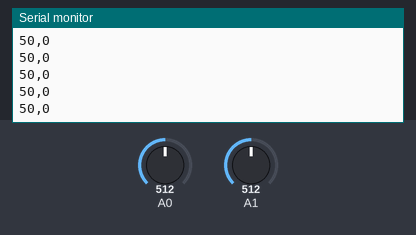
A sketch run on a simulated Arduino Uno, built with avr-gcc and run on an emulated ATmega328P. On the bench: the last lines printed to the serial monitor. The test bench sets the inputs (shaded band); at power-on: A0 = 512, A1 = 512.

Above: at 1.2 s.
1.3 s: A0 set to 1005
At 1.9 s:
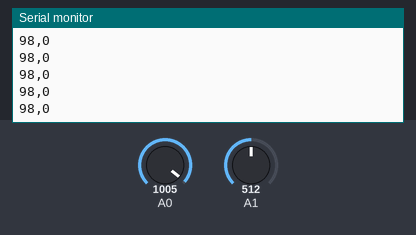
2.8 s: A0 set to 1023
At 3.9 s:
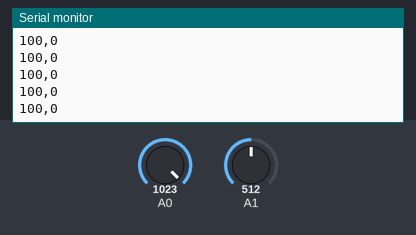
Timing chart, 0 to 5.8 s (numbered marks = the images above; inputs shaded):
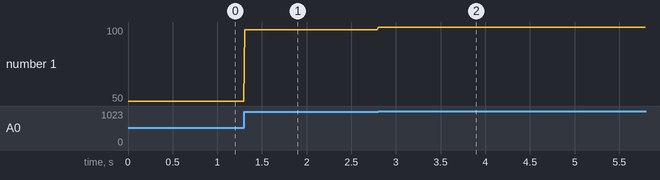

The sketch:

poten_midterm.ino
```cpp
void setup() {
  Serial.begin(9600);
}

void loop() {
  int sensor1 = analogRead(A0);
  sensor1 = sensor1 * (100.0 / 1023.0);
  int sensor2 = analogRead(A1);
  sensor2 = sensor2 / 700;
  Serial.print(sensor1);
  Serial.print(",");  // put comma between sensor values
  Serial.print(sensor2);
  Serial.println(); // add linefeed after sending the last sensor value

  // too fast communication might cause some latency in Processing
  // this delay resolves the issue.
  delay(10);
}
```

Measured:
- after the input at 1.3 s, the serial monitor: prints a new line at once (image 1)
- after the input at 2.8 s, the serial monitor: prints a new line at once (image 2)
- plotted number 1: 50 → 98 after the input at 1.3 s, 98 → 100 after the input at 2.8 s
